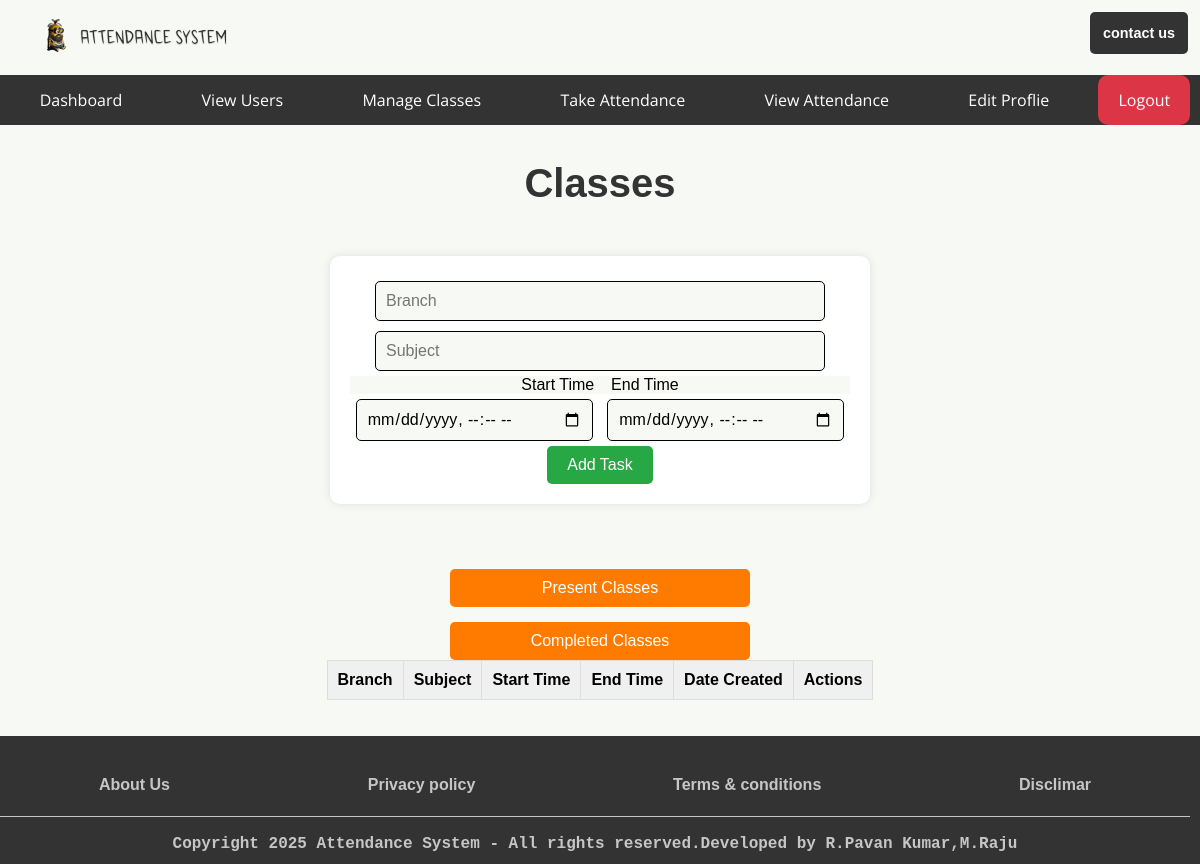
Before: /teacher/manage_classes (signed in) with the older database file.
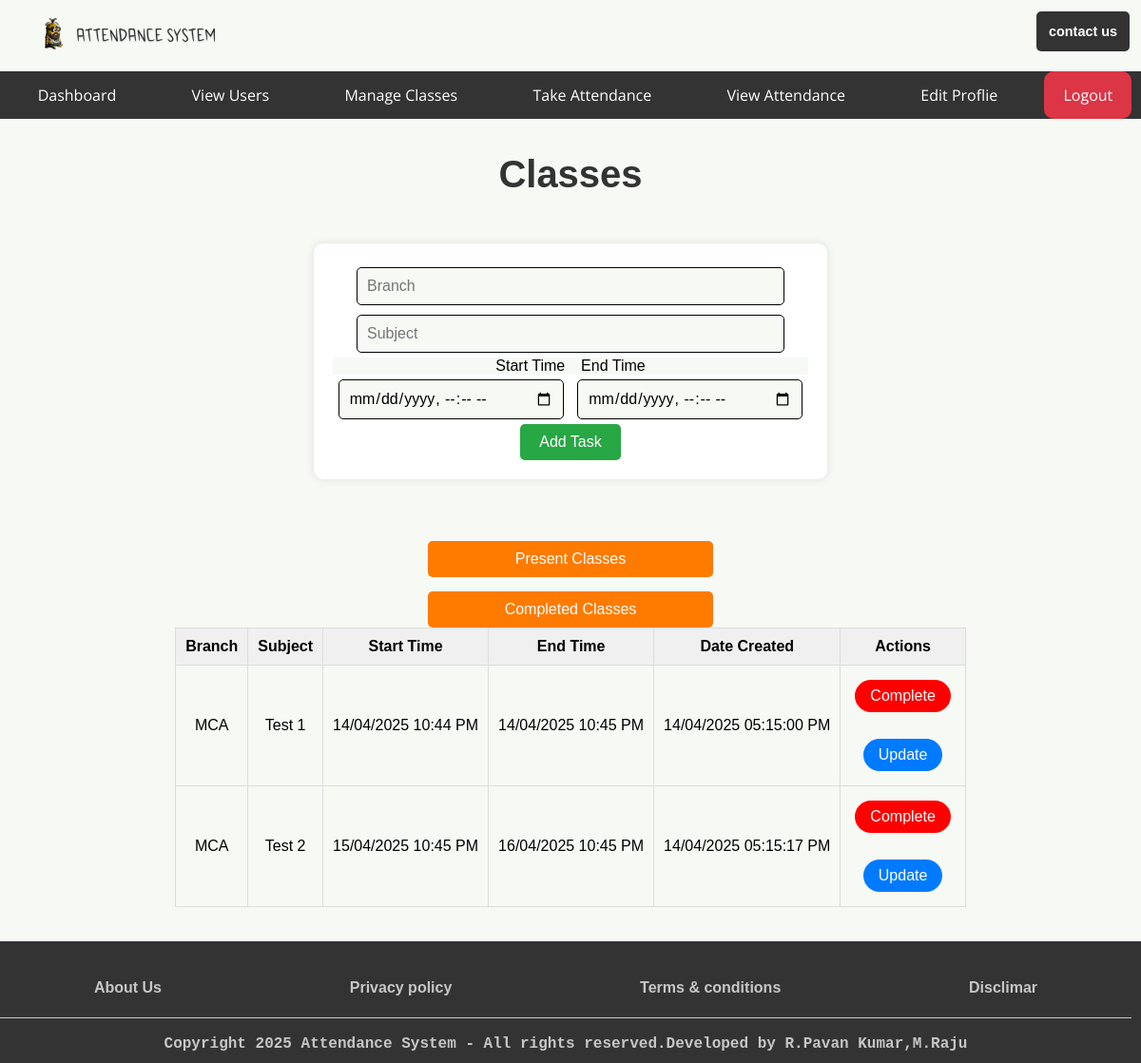
After: the same page with the newer database file.
### app.py (models this page shows, shortened)
class SubjectsClasses(db.Model):  # Renamed to SubjectsClasses
    id = db.Column(db.Integer, primary_key=True)
    Branch = db.Column(db.String(200), nullable=False)
    Subject = db.Column(db.String(200), nullable=False)
    Start_Time = db.Column(db.DateTime, nullable=False)
    End_Time = db.Column(db.DateTime, nullable=False)
    date_created = db.Column(db.DateTime, default=datetime.utcnow)
    completed = db.Column(db.Integer, default=0)

### app.py (the view, shortened to what this page needs)
@app.route('/<role>/manage_classes', methods=['GET', 'POST'])
@role_required(['admin', 'teacher'])  # Allow both admin and teacher roles
def manage_classes(role):
    subjects = SubjectsClasses.query.filter(
        SubjectsClasses.Start_Time.isnot(None),
        SubjectsClasses.End_Time.isnot(None)
    ).order_by(SubjectsClasses.date_created).all()
    return render_template(f'auth/dashboards/{role}/manage_classes.html', subjects=subjects, role=role)

### app.py (called while the page is built)
def role_required(roles):
    if not isinstance(roles, list):
        roles = [roles]  # Ensure roles is a list
    def decorator(func):
        @wraps(func)
        def wrapper(*args, **kwargs):
            if 'username' not in session:
                return redirect(url_for('login'))
            user = User.query.filter_by(username=session['username']).first()
            if user.role not in roles:  # Check if the user's role is in the allowed roles list
                return redirect(url_for('index'))  # Redirect to the home page if unauthorized
            return func(*args, **kwargs)
        return wrapper
    return decorator

### templates/auth/dashboards/teacher/manage_classes.html (shortened to what this page needs)
{% extends 'base/base_teacher.html' %}
{% block body %}
<main>
            <h1>Classes</h1>
        <div class="div-sec">
            <form id="form-sec" method="POST">
                <input type="text" name="branch" id="text-sec" placeholder="Branch" required />
                <input type="text" name="subject" id="text-sec" placeholder="Subject" required />
                <br /><p> Start Time &ensp; End Time </p>
                <input type="datetime-local" name="start_time" id="start_time" placeholder="Start Time" required />
                <input type="datetime-local" name="end_time" id="end_time" placeholder="End Time" required />
                <input type="submit" value="Add Task" id="add_btn" />
            </form>
        </div>
            <div class="tab">
                <button class="tablinks" onclick="openClasses(event, 'Present Classes')" id="defaultOpen">Present Classes</button>
                <button class="tablinks" onclick="openClasses(event, 'Completed Classes')">Completed Classes</button>
              </div>
              <div id="Present Classes" class="tabcontent">
                <div style="overflow-x: auto; max-width: 100%;">
                    <table>
                        <tr>
                            <th>Branch</th>
                            <th>Subject</th>
                            <th>Start Time</th>
                            <th>End Time</th>
                            <th>Date Created</th>
                            <th>Actions</th>
                        </tr>
                        {% for subject in subjects %}
                            {% if subject.completed == 0 %}
                            <tr>
                                <td>{{ subject.Branch }}</td>
                                <td>{{ subject.Subject }}</td>
                                <td>{{ subject.Start_Time.strftime("%d/%m/%Y %I:%M %p") }}</td>
                                <td>{{ subject.End_Time.strftime("%d/%m/%Y %I:%M %p") }}</td>
                                <td>{{ subject.date_created.strftime("%d/%m/%Y %I:%M:%S %p") }}</td>
                                <td>
                                    <form action="{{ url_for('complete_class', role=role, id=subject.id) }}" method="POST" class="role-form" onsubmit="return confirm('Are you sure you want to mark as Complete this class?');">
                                        <button type="submit" class="delete">Complete</button>
                                    </form>
                                    <br />
                                    <a href="{{ url_for('update_class', role=role, id=subject.id) }}" id="update">Update</a>
                                </td>
                            </tr>
                            {% endif %}
                        {% endfor %}
                    </table>
                </div>
              </div>
</main>
{% endblock body %}

### templates/base/base_teacher.html (shortened to what this page needs)
<!DOCTYPE html>
<html lang="en">
<head>
    <link href="{{ url_for('static', filename='styles/index.css') }}" rel="stylesheet">
</head>
<body>
    <div class="container">
        <header>
            <div>
                <img class="figure" src="{{ url_for('static', filename='assets/images/logo/attendance-system-high-resolution-logo-transparent.png') }}" alt="Attendance System logo" title="logo" />
            </div>
            <div class="addbtn">
               <a href="{{ url_for('contact') }}">contact us</a>
            </div>
        </header>
        <nav>
            <ul>
                <li class="hideOnMobile"><a href="/">Dashboard</a></li>
                <li class="hideOnMobile"><a href="{{ url_for('view_users') }}">View Users</a></li>
                <li class="hideOnMobile"><a href="{{ url_for('manage_classes',role='teacher') }}">Manage Classes</a></li>
                <li class="hideOnMobile"><a href="{{ url_for('take_attendance', role='teacher') }}">Take Attendance</a></li>
                <li class="hideOnMobile"><a href="{{ url_for('view_attendance', role='teacher') }}">View Attendance</a></li>
                <li class="hideOnMobile"><a href="{{ url_for('profile', role='teacher') }}">Edit Proflie</a></li>
                <li class="hideOnMobile"><a href="{{ url_for('logout') }}" class="logout">Logout</a></li>
            </ul>
        </nav>
{% block body %}{% endblock body %}
        <footer>
            {% block footer %}
            <div id="footm">
            <ul>
                <li><a href="{{ url_for('maintenance') }}">About Us</a></li>
                <li><a href="{{ url_for('maintenance') }}">Privacy policy</a></li>
                <li><a href="{{ url_for('maintenance') }}">Terms & conditions</a></li>
                <li><a href="{{ url_for('maintenance') }}">Disclimar</a></li>
            </ul>
            </div>
            <div class="footcopy"><hr/><br/><strong>Copyright 2025 Attendance System - All rights reserved.Developed by R.Pavan Kumar,M.Raju</strong></div>
            {% endblock footer %}
        </footer>
    </div>
</body>
</html>

Changed rows visible on the page:
added SubjectsClasses: Branch "MCA", Subject "Test 1", Start_Time "14/04/2025 10:44 PM", End_Time "14/04/2025 10:45 PM", date_created "14/04/2025 05:15:00 PM"
added SubjectsClasses: Branch "MCA", Subject "Test 2", Start_Time "15/04/2025 10:45 PM", End_Time "16/04/2025 10:45 PM", date_created "14/04/2025 05:15:17 PM"
